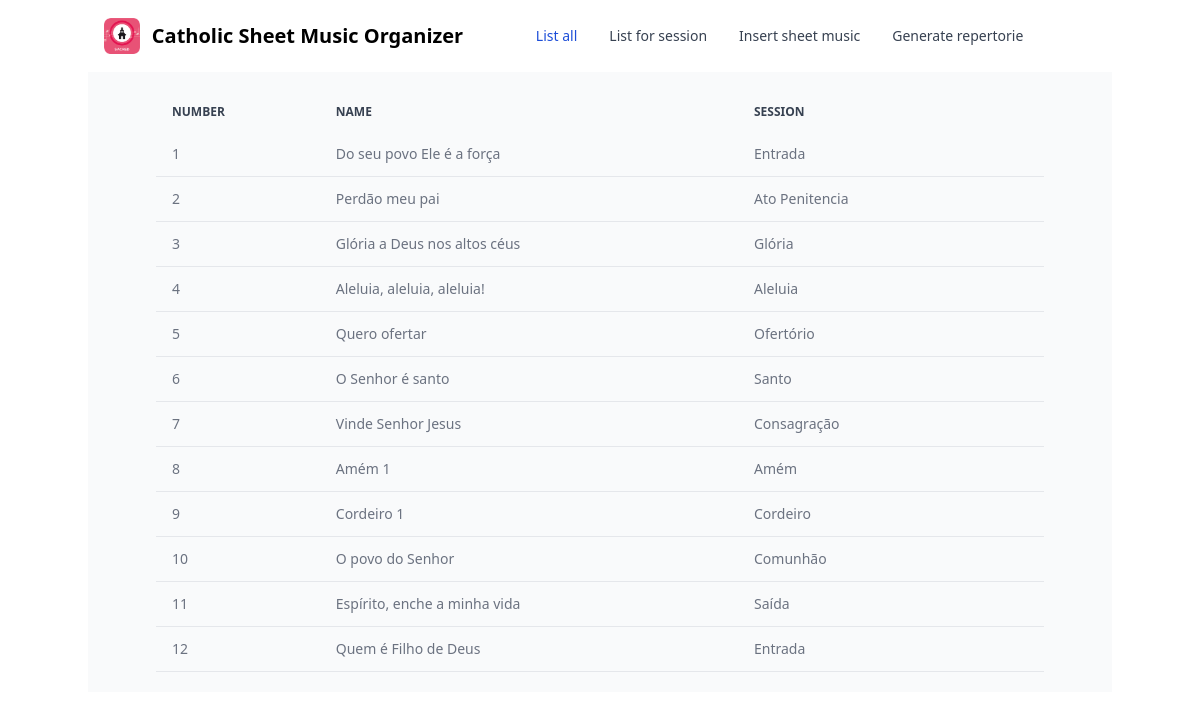
/list, run on an earlier commit of the app's database.
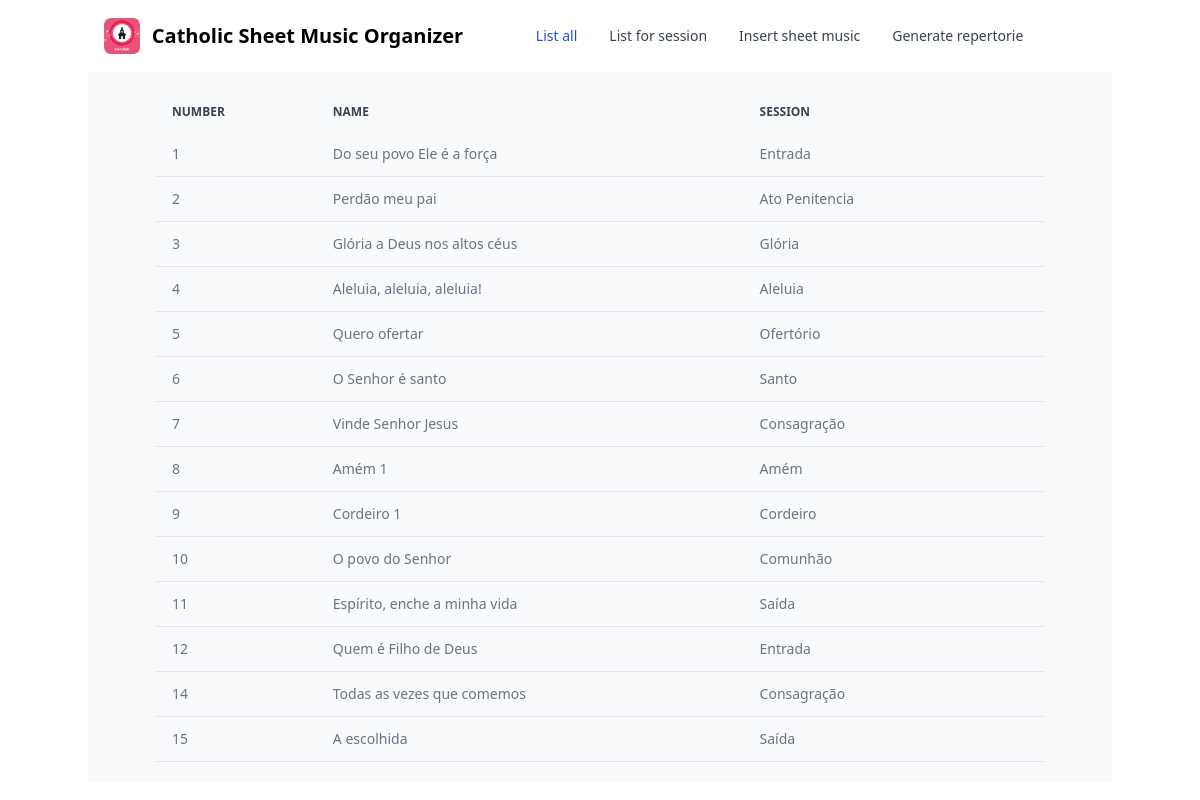
And on a later commit of the database.
### tables this page shows
CREATE TABLE cifras (
    id INTEGER PRIMARY KEY AUTOINCREMENT,
    nome TEXT NOT NULL,
    sessao TEXT NOT NULL,
    cifra TEXT NOT NULL
);

### app.py (the view)
@app.route("/list")
def list():
	sheets = db.execute("SELECT * FROM cifras")
	return render_template("list.html", sheets=sheets)

### templates/list.html
{% extends "layout.html" %} {% block title %} List all {% endblock %} {% block
main %}
<section class="container bg-gray-50 dark:bg-gray-900 p-3 sm:p-5">
  <div class="mx-auto max-w-screen-xl px-4 lg:px-12">
    <div class="overflow-x-auto">
      <table class="w-full text-sm text-left text-gray-500 dark:text-gray-400">
        <thead
          class="text-xs text-gray-700 uppercase bg-gray-50 dark:bg-gray-700 dark:text-gray-400"
        >
          <tr>
            <th scope="col" class="px-4 py-3">Number</th>
            <th scope="col" class="px-4 py-3">Name</th>
            <th scope="col" class="px-4 py-3">Session</th>
          </tr>
        </thead>
        <tbody>
          {% for sheet in sheets %}
          <tr class="border-b dark:border-gray-700">
            <td class="px-4 py-3">{{ sheet['id'] }}</td>
            <td class="px-4 py-3">{{ sheet['nome'] }}</td>
            <td class="px-4 py-3">{{ sheet['sessao'] }}</td>
            <td class="px-4 py-3 flex items-center justify-end"></td>
          </tr>
          {% endfor %}
        </tbody>
      </table>
    </div>
  </div>
</section>
{% endblock %}

### templates/layout.html (shortened to what this page needs)
<!DOCTYPE html>
<html lang="en">
  <head>
    <link
      rel="stylesheet"
      href="{{url_for('static',filename='dist/css/output.css')}}"
    />
  </head>
  <body>
    <div class="container text-center mx-auto items-center">
      <nav
        class="bg-white border-gray-200 px-2 sm:px-4 py-2.5 rounded dark:bg-gray-900"
      >
        <div
          class="container flex flex-wrap justify-between items-center mx-auto"
        >
          <a href="/" class="flex items-center">
            <img
              src="/static/header_icon.png"
              class="mr-3 h-6 sm:h-9"
              alt="Flowbite Logo"
            />
            <span
              class="self-center text-xl font-semibold whitespace-nowrap dark:text-white"
              >Catholic Sheet Music Organizer</span
            >
          </a>
          <div
            class="hidden justify-between items-center w-full md:flex md:w-auto md:order-1"
            id="navbar-cta"
          >
            <ul
              class="flex flex-col p-4 mt-4 bg-gray-50 rounded-lg border border-gray-100 md:flex-row md:space-x-8 md:mt-0 md:text-sm md:font-medium md:border-0 md:bg-white dark:bg-gray-800 md:dark:bg-gray-900 dark:border-gray-700"
            >
              <li>
                <a
                  href="/list"
                  class="block py-2 pr-4 pl-3 text-white bg-blue-700 rounded md:bg-transparent md:text-blue-700 md:p-0 dark:text-white"
                  aria-current="page"
                  >List all</a
                >
              </li>
              <li>
                <a
                  href="/filtered_list"
                  class="block py-2 pr-4 pl-3 text-gray-700 rounded hover:bg-gray-100 md:hover:bg-transparent md:hover:text-blue-700 md:p-0 md:dark:hover:text-white dark:text-gray-400 dark:hover:bg-gray-700 dark:hover:text-white md:dark:hover:bg-transparent dark:border-gray-700"
                  >List for session</a
                >
              </li>
              <li>
                <a
                  href="/insert"
                  class="block py-2 pr-4 pl-3 text-gray-700 rounded hover:bg-gray-100 md:hover:bg-transparent md:hover:text-blue-700 md:p-0 md:dark:hover:text-white dark:text-gray-400 dark:hover:bg-gray-700 dark:hover:text-white md:dark:hover:bg-transparent dark:border-gray-700"
                  >Insert sheet music</a
                >
              </li>
              <li>
                <a
                  href="/generate"
                  class="block py-2 pr-4 pl-3 text-gray-700 rounded hover:bg-gray-100 md:hover:bg-transparent md:hover:text-blue-700 md:p-0 md:dark:hover:text-white dark:text-gray-400 dark:hover:bg-gray-700 dark:hover:text-white md:dark:hover:bg-transparent dark:border-gray-700"
                  >Generate repertorie</a
                >
              </li>
            </ul>
          </div>
        </div>
      </nav>
      <main>{% block main %}{% endblock %}</main>
    </div>
  </body>
</html>

What changed in the data, as far as the page shows it:
added cifras: id "14", nome "Todas as vezes que comemos", sessao "Consagração"
added cifras: id "15", nome "A escolhida", sessao "Saída"
